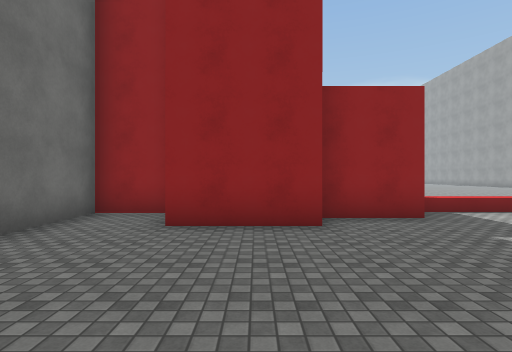
[1] (above)

17 first-person views from a walk through a 3-D level made in the Unity game engine. The camera is 1.5 m above the floor, looks level and sees 80° across. The floor is counted in squares, 2 m on a side. Each view is taken from the middle of a square. On the plan, view 1 faces up. The plan holds only what a view shows up to about 10 squares ahead; the rest is blank. The place goes on beyond the plan. The player character is not drawn. Surface patterns are stand-ins for the level's own textures.

[2]
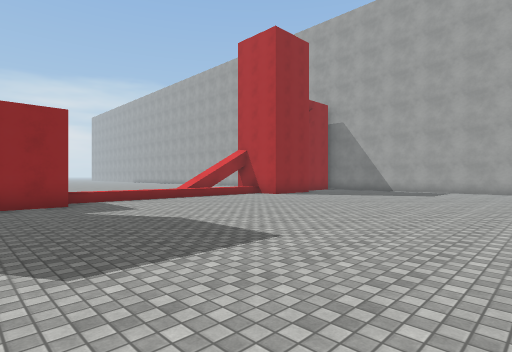

[3]
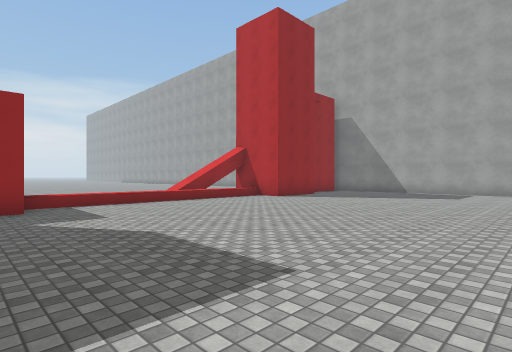

[4]
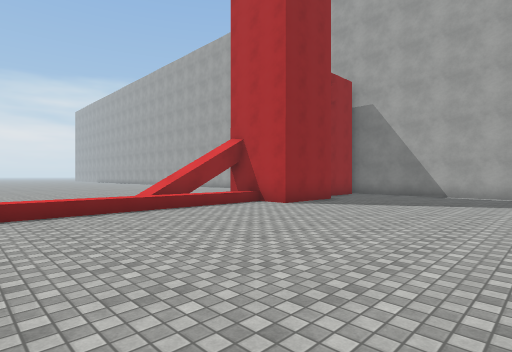

[5]
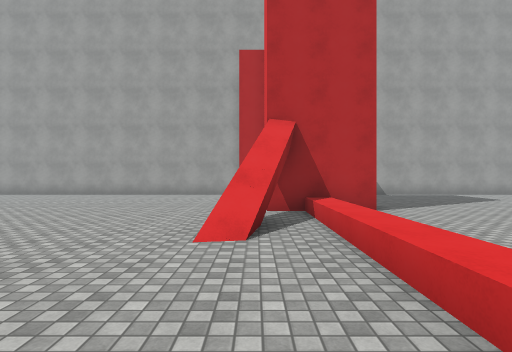

[6]
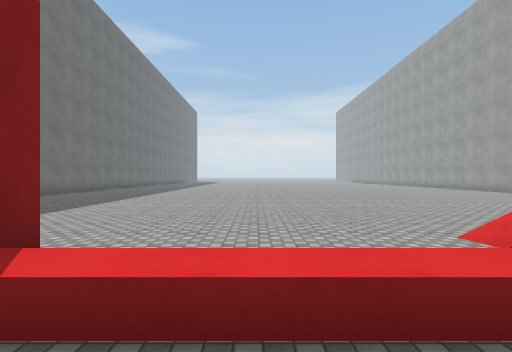

[7]
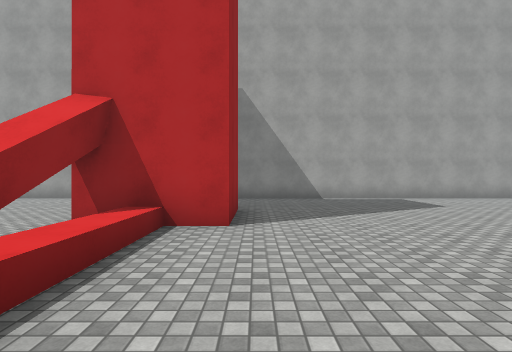

[8]
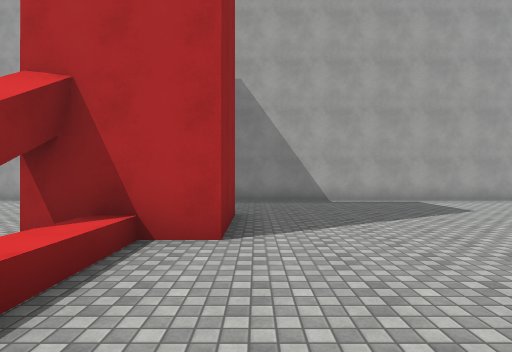

[9]
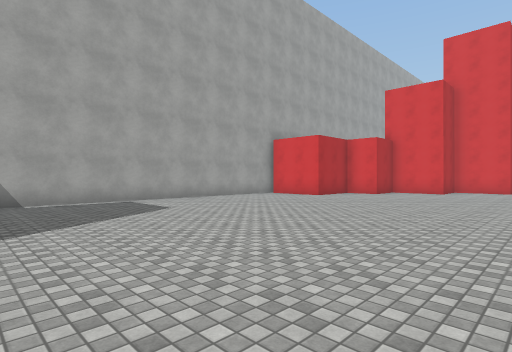

[10]
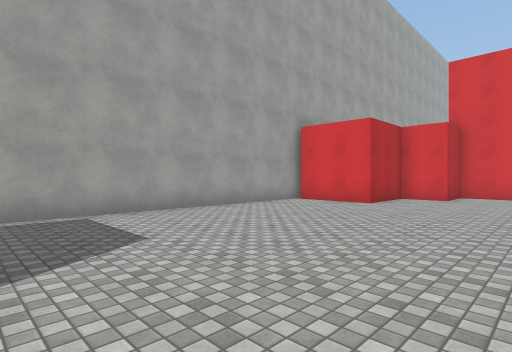

[11]
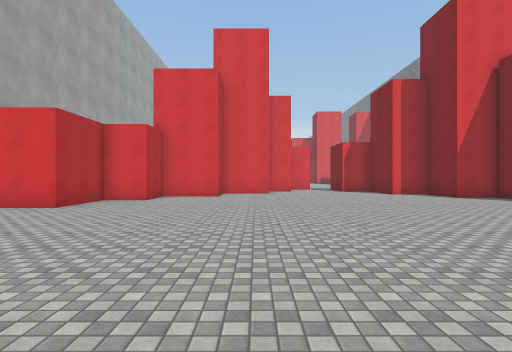

[12]
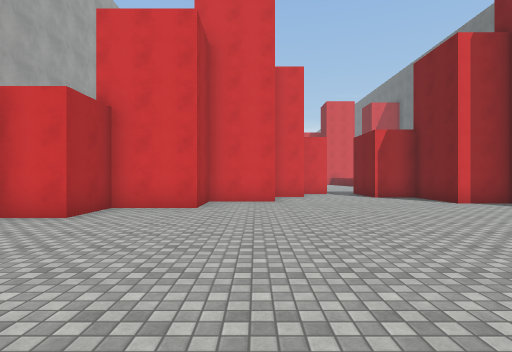

[13]
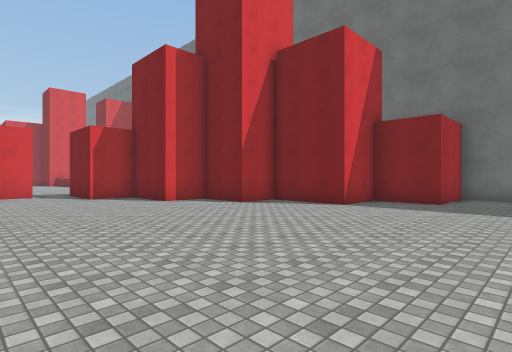

[14]
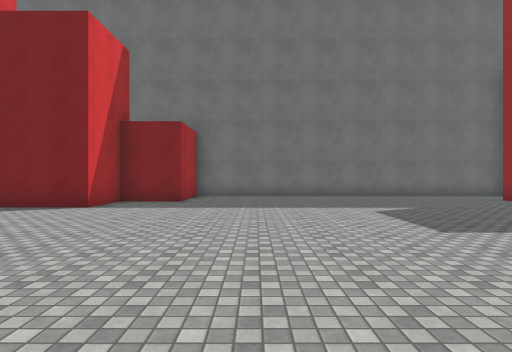

[15]
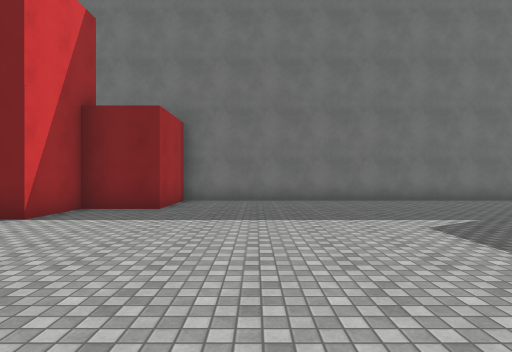

[16]
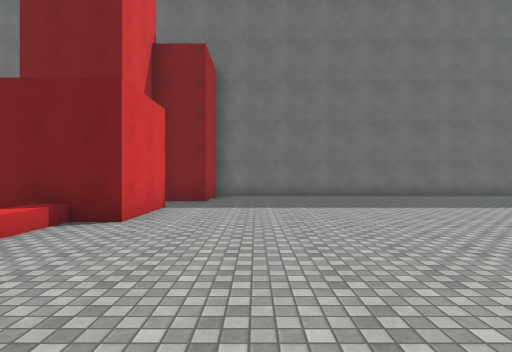

[17]
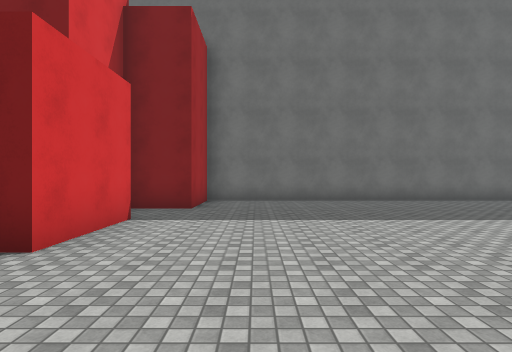

### Floor plan
Points are (right, up) in squares from view 1. A wall is a line through its corners. A room is listed if a view was taken in it or the views show most of it. See-through windows are left out.
Room 1 (views 1, 2, 3, 4, 5, 6, 7, 8, 9, 10, 11, 12, 13, 14, 15, 16, 17)
walls: (3.1, 5.5) (1.1, 5.5); (12.8, 5.5) (10.6, 5.5) (10.6, 7.9); (1, 4.6) (-1.4, 4.6); (0.6, 7.8) (3, 7.8) (3, 5.8); (-1.8, 6.2) (-3.2, 6.2) (-3.2, -5.2) (-1, -5.2) (-1, -7) (0.7, -7) (0.7, -9.5) (2.1, -9.5) (2.1, -11.3) (3.5, -11.3) (3.5, -13); (16.2, 12.1) (16.2, 12.8); (8.4, -12) (10.4, -12) (10.4, -10.2) (12.4, -10.2) (12.4, -8.5) (13.7, -8.5) (13.7, -6.2) (16.2, -6.2) (16.2, 5.6); (-3.2, 17.8) (-3.2, 8.5) (-1, 8.5) (-1, 7.1); (4.4, -13.6) (4.9, -13.6); (6.5, -15.6) (7, -15.6)
objects: red cube (4, 7); red cube (5, 7); red cube (6, 7); red cube (7, 7); red cube (7, 8); red cube (8, 7); red cube (8, 8); red cube (9, 7); red cube (9, 8); red cube (10, 7)

Where each view was taken, in squares from view 1:
view 1: 0 up, 0 right, facing up
view 2: 3 down, 1 right, facing up-right
view 3: 2 down, 2 right, facing up-right
view 4: 0 up, 4 right, facing up-right
view 5: 8 up, 4 right, facing right
view 6: 5 up, 5 right, facing up
view 7: 5 up, 6 right, facing right
view 8: 5 up, 7 right, facing right
view 9: 4 up, 7 right, facing down-right
view 10: 2 up, 10 right, facing down-right
view 11: 1 up, 9 right, facing down
view 12: 3 down, 9 right, facing down
view 13: 3 down, 8 right, facing down-left
view 14: 3 down, 8 right, facing left
view 15: 3 down, 6 right, facing left
view 16: 10 up, 8 right, facing left
view 17: 10 up, 6 right, facing left
